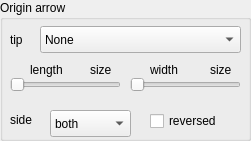
    <widget class="QGroupBox" name="crc_groupBox_o_arrow">
     <property name="geometry">
      <rect>
       <x>10</x>
       <y>670</y>
       <width>251</width>
       <height>141</height>
      </rect>
     </property>
     <property name="title">
      <string>Origin arrow</string>
     </property>
     <widget class="QComboBox" name="crc_cb_selector_o_arrow_tip">
      <property name="geometry">
       <rect>
        <x>40</x>
        <y>26</y>
        <width>201</width>
        <height>27</height>
       </rect>
      </property>
      <property name="focusPolicy">
       <enum>Qt::ClickFocus</enum>
      </property>
      <item>
       <property name="text">
        <string>None</string>
       </property>
      </item>
      <item>
       <property name="text">
        <string>stealth</string>
       </property>
      </item>
      <item>
       <property name="text">
        <string>stealth round</string>
       </property>
      </item>
      <item>
       <property name="text">
        <string>stealth open</string>
       </property>
      </item>
      <item>
       <property name="text">
        <string>stealth open round</string>
       </property>
      </item>
      <item>
       <property name="text">
        <string>&lt;</string>
       </property>
      </item>
      <item>
       <property name="text">
        <string>&gt;</string>
       </property>
      </item>
      <item>
       <property name="text">
        <string>latex</string>
       </property>
      </item>
      <item>
       <property name="text">
        <string>latex round</string>
       </property>
      </item>
      <item>
       <property name="text">
        <string>latex open</string>
       </property>
      </item>
      <item>
       <property name="text">
        <string>latex open round</string>
       </property>
      </item>
      <item>
       <property name="text">
        <string>to / classical tikz rightarrow</string>
       </property>
      </item>
      <item>
       <property name="text">
        <string>computer modern rightarrow</string>
       </property>
      </item>
      <item>
       <property name="text">
        <string>implies</string>
       </property>
      </item>
      <item>
       <property name="text">
        <string>butt cap</string>
       </property>
      </item>
      <item>
       <property name="text">
        <string>fast round</string>
       </property>
      </item>
      <item>
       <property name="text">
        <string>fast triangle</string>
       </property>
      </item>
      <item>
       <property name="text">
        <string>round cap</string>
       </property>
      </item>
      <item>
       <property name="text">
        <string>triangle cap</string>
       </property>
      </item>
      <item>
       <property name="text">
        <string>circle</string>
       </property>
      </item>
      <item>
       <property name="text">
        <string>circle open</string>
       </property>
      </item>
      <item>
       <property name="text">
        <string>diamond</string>
       </property>
      </item>
      <item>
       <property name="text">
        <string>diamond open</string>
       </property>
      </item>
      <item>
       <property name="text">
        <string>ellipse</string>
       </property>
      </item>
      <item>
       <property name="text">
        <string>ellipse open</string>
       </property>
      </item>
      <item>
       <property name="text">
        <string>kite</string>
       </property>
      </item>
      <item>
       <property name="text">
        <string>kite open</string>
       </property>
      </item>
      <item>
       <property name="text">
        <string>rectangle</string>
       </property>
      </item>
      <item>
       <property name="text">
        <string>rectangle open</string>
       </property>
      </item>
      <item>
       <property name="text">
        <string>square</string>
       </property>
      </item>
      <item>
       <property name="text">
        <string>square open</string>
       </property>
      </item>
      <item>
       <property name="text">
        <string>triangle</string>
       </property>
      </item>
      <item>
       <property name="text">
        <string>triangle open</string>
       </property>
      </item>
      <item>
       <property name="text">
        <string>turned square</string>
       </property>
      </item>
      <item>
       <property name="text">
        <string>turned square open</string>
       </property>
      </item>
      <item>
       <property name="text">
        <string>arc barb</string>
       </property>
      </item>
      <item>
       <property name="text">
        <string>bar</string>
       </property>
      </item>
      <item>
       <property name="text">
        <string>bracket</string>
       </property>
      </item>
      <item>
       <property name="text">
        <string>hooks</string>
       </property>
      </item>
      <item>
       <property name="text">
        <string>parenthesis</string>
       </property>
      </item>
      <item>
       <property name="text">
        <string>straight barb</string>
       </property>
      </item>
      <item>
       <property name="text">
        <string>tee barb</string>
       </property>
      </item>
     </widget>
     <widget class="QLabel" name="label_87">
      <property name="geometry">
       <rect>
        <x>10</x>
        <y>20</y>
        <width>21</width>
        <height>41</height>
       </rect>
      </property>
      <property name="focusPolicy">
       <enum>Qt::ClickFocus</enum>
      </property>
      <property name="text">
       <string>tip</string>
      </property>
     </widget>
     <widget class="QSlider" name="crc_hslider_o_arrow_length">
      <property name="geometry">
       <rect>
        <x>10</x>
        <y>70</y>
        <width>111</width>
        <height>29</height>
       </rect>
      </property>
      <property name="focusPolicy">
       <enum>Qt::ClickFocus</enum>
      </property>
      <property name="maximum">
       <number>32</number>
      </property>
      <property name="singleStep">
       <number>1</number>
      </property>
      <property name="value">
       <number>0</number>
      </property>
      <property name="orientation">
       <enum>Qt::Horizontal</enum>
      </property>
     </widget>
     <widget class="QSlider" name="crc_hslider_o_arrow_width">
      <property name="geometry">
       <rect>
        <x>130</x>
        <y>70</y>
        <width>111</width>
        <height>29</height>
       </rect>
      </property>
      <property name="focusPolicy">
       <enum>Qt::ClickFocus</enum>
      </property>
      <property name="maximum">
       <number>32</number>
      </property>
      <property name="singleStep">
       <number>1</number>
      </property>
      <property name="value">
       <number>0</number>
      </property>
      <property name="orientation">
       <enum>Qt::Horizontal</enum>
      </property>
     </widget>
     <widget class="QLabel" name="label_88">
      <property name="geometry">
       <rect>
        <x>150</x>
        <y>60</y>
        <width>41</width>
        <height>20</height>
       </rect>
      </property>
      <property name="focusPolicy">
       <enum>Qt::ClickFocus</enum>
      </property>
      <property name="text">
       <string>width</string>
      </property>
     </widget>
     <widget class="QLabel" name="crc_label_o_arrow_width">
      <property name="geometry">
       <rect>
        <x>210</x>
        <y>60</y>
        <width>31</width>
        <height>20</height>
       </rect>
      </property>
      <property name="focusPolicy">
       <enum>Qt::ClickFocus</enum>
      </property>
      <property name="text">
       <string>size</string>
      </property>
     </widget>
     <widget class="QLabel" name="crc_label_o_arrow_length">
      <property name="geometry">
       <rect>
        <x>90</x>
        <y>60</y>
        <width>31</width>
        <height>20</height>
       </rect>
      </property>
      <property name="focusPolicy">
       <enum>Qt::ClickFocus</enum>
      </property>
      <property name="text">
       <string>size</string>
      </property>
     </widget>
     <widget class="QComboBox" name="crc_cb_selector_o_arrow_side">
      <property name="geometry">
       <rect>
        <x>50</x>
        <y>110</y>
        <width>81</width>
        <height>27</height>
       </rect>
      </property>
      <property name="focusPolicy">
       <enum>Qt::ClickFocus</enum>
      </property>
      <item>
       <property name="text">
        <string>both</string>
       </property>
      </item>
      <item>
       <property name="text">
        <string>left</string>
       </property>
      </item>
      <item>
       <property name="text">
        <string>right</string>
       </property>
      </item>
     </widget>
     <widget class="QLabel" name="label_89">
      <property name="geometry">
       <rect>
        <x>10</x>
        <y>100</y>
        <width>31</width>
        <height>41</height>
       </rect>
      </property>
      <property name="focusPolicy">
       <enum>Qt::ClickFocus</enum>
      </property>
      <property name="text">
       <string>side</string>
      </property>
     </widget>
     <widget class="QCheckBox" name="crc_checkb_o_arrow_reversed">
      <property name="geometry">
       <rect>
        <x>150</x>
        <y>110</y>
        <width>91</width>
        <height>22</height>
       </rect>
      </property>
      <property name="text">
       <string>reversed</string>
      </property>
     </widget>
     <widget class="QLabel" name="label_90">
      <property name="geometry">
       <rect>
        <x>30</x>
        <y>60</y>
        <width>51</width>
        <height>20</height>
       </rect>
      </property>
      <property name="focusPolicy">
       <enum>Qt::ClickFocus</enum>
      </property>
      <property name="text">
       <string>length</string>
      </property>
     </widget>
    </widget>
